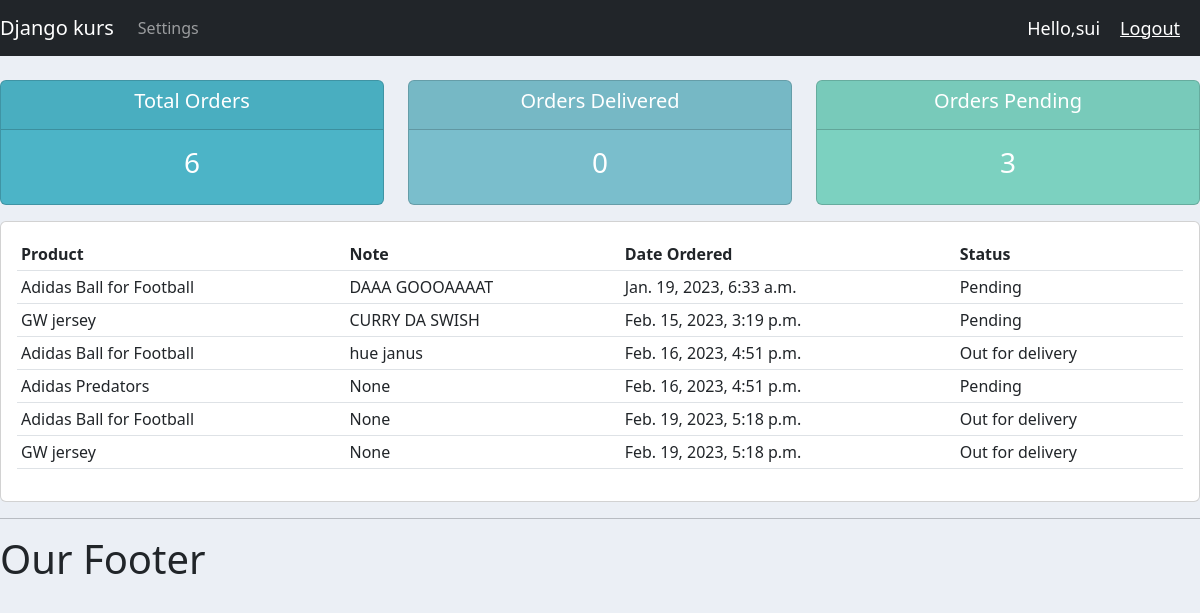
Page /user/ (signed in) on the committed database.
### accounts/models.py (models this page shows, shortened)
class Order (models.Model):
    STATUS = (
        ('Pending', 'Pending'),
        ('Out for delivery', 'Out for delivery'),
        ('Delivered', 'Delivered'),
    )
    customer = models.ForeignKey(Customer, null=True, on_delete=models.SET_NULL)
    product = models.ForeignKey(Product, null=True, on_delete=models.SET_NULL)
    date_created = models.DateTimeField(auto_now_add=True, null=True)
    status = models.CharField(max_length=200, null=True, choices=STATUS)
    note = models.CharField(max_length=1000, null=True)

class Product(models.Model):
    CATEGORY = (
        ('Indoor', 'Indoor'),
        ('Outdoor', 'Outdoor'),
    )
    name = models.CharField(max_length=200, null=True)
    price = models.FloatField(null=True)
    category = models.CharField(max_length=200, null=True, choices=CATEGORY)
    description = models.CharField(max_length=200, null=True, blank=True)
    date_created = models.DateTimeField(auto_now_add=True, null=True)
    tags = models.ManyToManyField(Tag)
    def __str__(self):
        return self.name

### accounts/decorators.py (the view)
        def wrapper_func(request, *args, **kwargs):
            group = None
            if request.user.groups.exists():
                group = request.user.groups.all()[0].name
            if group in allowed_roles:
                return view_func(request, *args, **kwargs)
            else:
                return HttpResponse('You are not authorized to view this page')

### accounts/views.py (called while the page is built)
@login_required(login_url='login')
@allowed_users(allowed_roles = ['customer'])
def userPage(request):
    orders = request.user.customer.order_set.all()
    total_orders = orders.count()
    delivered = orders.filter(status = 'Delivered').count()
    pending = orders.filter(status = 'Pending').count()
    context = {'orders': orders,  'total_orders': total_orders,
    'delivered': delivered, 'pending': pending}
    return render(request, 'accounts/user.html',context)

### accounts/templates/accounts/user.html
{% extends 'accounts/main.html' %}
{% block content %}
{% include 'accounts/status.html' %}
<div class="row">
    <div class="col-md">
        <div class="card card-body">
            <table class="table table-sm">
                <tr>
                    <th>Product</th>
                    <th>Note</th>
                    <th>Date Ordered</th>
                    <th>Status</th>
                </tr>
                {% for order in orders %}
                    <tr>
                        <td>{{order.product}}</td>
                        <td>{{order.note}}</td>
                        <td>{{order.date_created}}</td>
                        <td>{{order.status}}</td>
                    </tr>
                {% endfor %}
            </table>
        </div>
    </div>
</div>
{% endblock content %}

### accounts/templates/accounts/navbar.html (shortened to what this page needs)
{% load static %}
<nav class="navbar navbar-expand-lg navbar-dark bg-dark">
  <a class="navbar-brand" href="{% url 'home' %}">Django kurs</a>
  <div class="collapse navbar-collapse" id="navbarNavAltMarkup">
    <div class="navbar-nav">
      {% if request.user.is_staff %}
      <a class="nav-item nav-link active" href="{% url 'home' %}">Home <span class="sr-only">(current)</span></a>
      <a class="nav-item nav-link" href="{% url 'products' %}">Products</a>
    </div>
    <div class="navbar-nav">
      {% else %}
      <a class="nav-item nav-link" href="{% url 'account' %}">Settings</a>
      {% endif %}
    </div>
  </div>
  <span class="hello-msg">Hello,{{request.user}} </span>
  <span><a class="hello-msg" href="{% url 'logout' %}">Logout</a></span>
</nav>

### static/css/main.css (style rules this page uses)
body { background-color: #ebeff5; }

### accounts/templates/accounts/navbar.html (style rules this page uses)
.hello-msg { font-size: 18px; color: #fff; margin-right: 20px; }

### rows in the picture
Order: product "Adidas Ball for Football", note "DAAA GOOOAAAAT", date_created "Jan. 19, 2023, 6:33 a.m.", status "Pending"
Order: product "GW jersey", note "CURRY DA SWISH", date_created "Feb. 15, 2023, 3:19 p.m.", status "Pending"
Order: product "Adidas Ball for Football", note "hue janus", date_created "Feb. 16, 2023, 4:51 p.m.", status "Out for delivery"
Order: product "Adidas Predators", note "None", date_created "Feb. 16, 2023, 4:51 p.m.", status "Pending"
Order: product "Adidas Ball for Football", note "None", date_created "Feb. 19, 2023, 5:18 p.m.", status "Out for delivery"
Order: product "GW jersey", note "None", date_created "Feb. 19, 2023, 5:18 p.m.", status "Out for delivery"

### other values in the picture
{{ request.user }} "sui"
{{ total_orders }} "6"
{{ delivered }} "0"
{{ pending }} "3"
